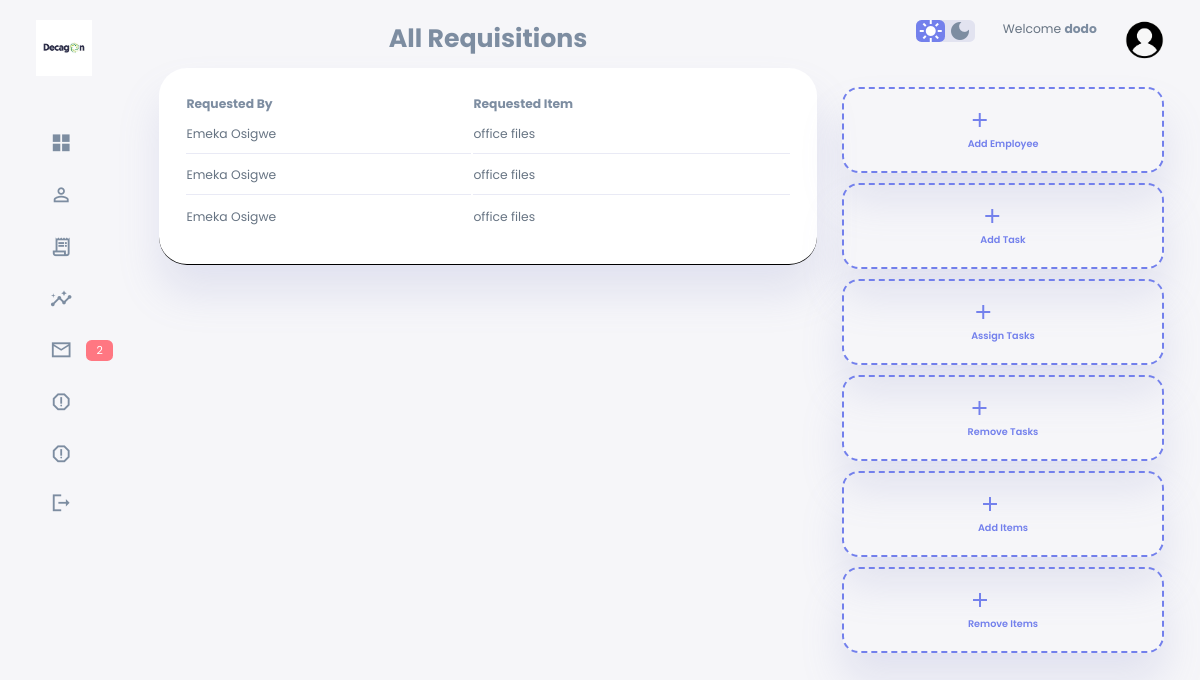
The page /report_requisition (signed in) on the database its author committed.
### tables this page shows
CREATE TABLE requisition (

    id INTEGER PRIMARY KEY AUTOINCREMENT NOT NULL,
    employee_id INTEGER NOT NULL,
    item_id INTEGER NOT NULL,
    status TEXT DEFAULT "Pending" NOT NULL,
    request_date DATESTAMP DEFAULT CURRENT_DATE, 'qty' INTEGER,
    FOREIGN KEY(employee_id) REFERENCES employees(id),
    FOREIGN KEY(item_id) REFERENCES items(id)

);

CREATE TABLE employees (

    id INTEGER PRIMARY KEY AUTOINCREMENT NOT NULL,
    first_name TEXT NOT NULL,
    middle_name TEXT,
    last_name TEXT NOT NULL,
    email TEXT NOT NULL UNIQUE,
    phone TEXT NOT NULL,
    gender TEXT NOT NULL,
    country TEXT NOT NULL,
    origin_state TEXT,
    designation TEXT NOT NULL,
    aaddress TEXT NOT NULL,
    qualification TEXT,
    grade TEXT NOT NULL,
    age INTEGER,
    registration_date DATESTAMP

, 'date' DATETIME);

CREATE TABLE items (

    id INTEGER PRIMARY KEY AUTOINCREMENT NOT NULL,
    item TEXT NOT NULL

);

### app.py (the view, shortened to what this page needs)
@app.route("/report_requisition", methods=["GET", "POST"])
@login_required
def report_requisition():
    id = session["user_id"]
    if session["user_role"] == 1:
        rows = db.execute("SELECT requisition.id, items.item AS request, requisition.status AS status, employees.first_name AS firstname, employees.last_name AS lastname FROM requisition JOIN employees ON requisition.employee_id = employees.id JOIN items ON requisition.item_id = items.id")
        return render_template("report_requisition.html", rows = rows)

### app.py (called while the page is built)
@app.after_request
def after_request(response):
    response.headers["Cache-Control"] = "no-cache, no-store, must-revalidate"
    response.headers["Expires"] = 0
    response.headers["Pragma"] = "no-cache"
    return response

### helpers.py (called while the page is built)
def login_required(f):
    @wraps(f)
    def decorated_function(*args, **kwargs):
        if session.get("user_id") is None or session.get("user_name") is None or session.get("complaint_count") is None or session.get("user_role") is None or session.get("employees") is None or session.get("tasks") is None:
            return redirect("/login")
        return f(*args, **kwargs)
    return decorated_function

### templates/report_requisition.html (shortened to what this page needs)
{% extends "layout.html" %}
{% block main %}
            <div class="delete">
                <h2 style="text-align: center; margin-bottom: 10px;">All Requisitions</h2>
                <table>
                    <thead>
                        <tr>
                            <th>Requested By</th>
                            <th>Requested Item</th>
                        </tr>
                    </thead>
                    <tbody>
                        {% for row in rows %}
                            <tr>
                                <td>{{ row["firstname"] }} {{ row["lastname"] }}</td>
                                <td>{{ row["request"] }}</td>
                            </tr>
                        {% endfor %}
                    </tbody>
                </table>
            </div>
{% endblock %}

### static/style.css (style rules this page uses)
:root { --color-primary: #7380ec; --color-danger: #ff7782; --color-success: #41f1b6; --color-warning: #ffbb55; --color-white: #fff; --color-info-dark: #7d8da1; --color-info-light: #dce1eb; --color-dark: #7d8da1; --color-light: rgba(132, 139, 200, 0.18); --color-primary-variant: #111e88; --color-dark-variant: #677483; --color-background: #f6f6f9; --card-border-radius: 2rem; --border-radius-1: 0.4rem; --border-radius-2: 0.8rem; --border-radius-3: 1.2rem; --card-padding: 1.8rem; --padding-1: 1.2rem; --box-shadow: 0 2rem 3rem var(--color-light); }
* { margin: 0; padding:0; outline:0; appearance: none; border: 0; text-decoration: none; list-style: none; box-sizing: border-box; }
html { font-size: 14px; }
body { width: 100vw; height: 100vh; font-family: poppins, sans-serif; font-size: 0.88rem; background: var(--color-background); user-select: none; overflow-x: hidden; color: var(--color-dark); }
h2 { font-size: 1.8rem; }
main .delete table { background:var(--color-white); width: 100%; border-radius: var(--card-border-radius); padding: var(--card-padding); text-align: left; box-shadow: var(--box-shadow); transition: all 300ms ease; border-bottom: 1px solid black; }
main table tbody td { height: 2.8rem; border-bottom: 1px solid var(--color-light); color: var(--color-dark-variant); }
main table tbody tr:last-child td { border: none; }

### rows shown on the page
requisition: firstname "Emeka", lastname "Osigwe", request "office files"
requisition: firstname "Emeka", lastname "Osigwe", request "office files"
requisition: firstname "Emeka", lastname "Osigwe", request "office files"

### other values the page prints
{{ session["complaint_count"] }} "2"
{{ session["user_name"] }} "dodo"
